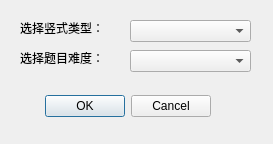
<?xml version="1.0" encoding="UTF-8"?>
<ui version="4.0">
 <class>DialogAP</class>
 <widget class="QDialog" name="DialogAP">
  <property name="geometry">
   <rect>
    <x>0</x>
    <y>0</y>
    <width>273</width>
    <height>144</height>
   </rect>
  </property>
  <property name="windowTitle">
   <string>全自动出题</string>
  </property>
  <widget class="QDialogButtonBox" name="buttonBox">
   <property name="geometry">
    <rect>
     <x>-130</x>
     <y>90</y>
     <width>341</width>
     <height>32</height>
    </rect>
   </property>
   <property name="orientation">
    <enum>Qt::Horizontal</enum>
   </property>
   <property name="standardButtons">
    <set>QDialogButtonBox::Cancel|QDialogButtonBox::Ok</set>
   </property>
  </widget>
  <widget class="QComboBox" name="cbxType">
   <property name="geometry">
    <rect>
     <x>130</x>
     <y>20</y>
     <width>121</width>
     <height>22</height>
    </rect>
   </property>
   <property name="currentIndex">
    <number>-1</number>
   </property>
   <property name="maxVisibleItems">
    <number>11</number>
   </property>
  </widget>
  <widget class="QLabel" name="label">
   <property name="geometry">
    <rect>
     <x>20</x>
     <y>20</y>
     <width>91</width>
     <height>16</height>
    </rect>
   </property>
   <property name="text">
    <string>选择竖式类型：</string>
   </property>
  </widget>
  <widget class="QLabel" name="label_2">
   <property name="geometry">
    <rect>
     <x>20</x>
     <y>50</y>
     <width>91</width>
     <height>16</height>
    </rect>
   </property>
   <property name="text">
    <string>选择题目难度：</string>
   </property>
  </widget>
  <widget class="QComboBox" name="cbxDiffi">
   <property name="geometry">
    <rect>
     <x>130</x>
     <y>50</y>
     <width>121</width>
     <height>22</height>
    </rect>
   </property>
  </widget>
 </widget>
 <resources/>
 <connections>
  <connection>
   <sender>buttonBox</sender>
   <signal>accepted()</signal>
   <receiver>DialogAP</receiver>
   <slot>accept()</slot>
   <hints>
    <hint type="sourcelabel">
     <x>248</x>
     <y>254</y>
    </hint>
    <hint type="destinationlabel">
     <x>157</x>
     <y>274</y>
    </hint>
   </hints>
  </connection>
  <connection>
   <sender>buttonBox</sender>
   <signal>rejected()</signal>
   <receiver>DialogAP</receiver>
   <slot>reject()</slot>
   <hints>
    <hint type="sourcelabel">
     <x>316</x>
     <y>260</y>
    </hint>
    <hint type="destinationlabel">
     <x>286</x>
     <y>274</y>
    </hint>
   </hints>
  </connection>
 </connections>
</ui>
